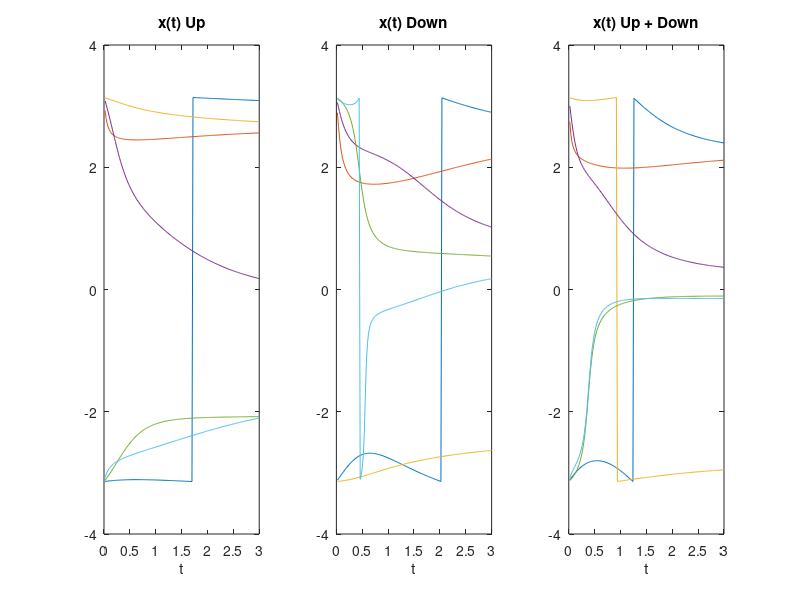

MATLAB code for this plot:
% Triangle 1->2, 2->3, 3->1 and 1->2->3
clear

%%% B1
% edges {1, 2}, {1, 3}, {2, 3}
B1 = [-1   -1   0 ; 
       1  0   -1 ; 
       0   1   1 ];

%%% B2
B2 = [ 1 ;
       -1 ;
       1 ];

%% Undirected Version

% Hodge Laplacian
L0u = B1 * B1'; % 0-up Laplacian
L1d = B1' * B1; % 1-up Laplacian, n_edge*n_edge matrix
L1u = B2 * B2'; % 1-up Laplacian, n_edge*n_edge matrix
L2d = B2' * B2; % 2-down Laplacian, n_triangle*n_triangle matrix
%x0 = [1;0;0]
x0 = randn(6,1);

% The undirected infered adjacency matrix
A0u = diag(diag(L0u)) - L0u; % this is the same as the standard adjacency matrix for standard graph
D1u = diag(diag(L1u));
A1u = D1u - L1u; % infered adjacency between edges
D1d = diag(diag(L1d));
A1d = D1d - L1d; % infered adjacency between edges
i1 = 1*i;

% Triangle 1->2, 2->3, 3->1 and 1->2->3
x_grid = (2*pi/100) * linspace(1,100);


delta=3*pi/4;

Lup(1,:)=[1, 0,                  0, i1*exp(-i1*delta),   0, exp(i1*delta)];
Lup(2,:)=[0, 1,                  -i1*exp(-i1*delta), 0,    exp(i1*delta), 0];

Lup(3,:)=[0, i1*exp(i1*delta),  1,0,                     -exp(-i1*delta), 0];
Lup(4,:)=[-i1*exp(i1*delta), 0,   0,1,                     0, exp(-i1*delta)];

Lup(5,:)=[0, exp(-i1*delta),     -exp(i1*delta), 0,       1,0];
Lup(6,:)=[exp(-i1*delta), 0,     0, exp(i1*delta),        0,1];


Ldown(1,:)=[2,0,               0,-i1,   -exp(i1*delta), 0];
Ldown(2,:)=[0,2,               i1,0,    0, -exp(i1*delta)];

Ldown(3,:)=[0,-i1,             2,0,     1,0];
Ldown(4,:)=[i1,0,              0,2,     0,-1];

Ldown(5,:)=[-exp(-i1*delta),0,   1,0,     2,0];
Ldown(6,:)=[0,-exp(-i1*delta),   0,-1,     0,2];

   
   
lambda_up=max(0, sort(eig((Lup))));
lambda_down=sort(eig((Ldown)));
[Uu, Du] = eig(Lup);
[Ud, Dd] = eig(Ldown);
[UL, DL] = eig(Lup + Ldown);


max_step = 150; steps =  1:max_step; step_size = 1/50;
time_step = steps*step_size;
xtu = zeros(6, max_step); xtd = zeros(6, max_step); xtl = zeros(6, max_step); 
 
    for k = steps
        t = k*step_size;
        
        decay_vector = exp(-t*max(diag(Du), 0)).*(Uu'*x0);
        xtu(:, k) = Uu*decay_vector;
        
        decay_vector = exp(-t*max(diag(Dd), 0)).*(Ud'*x0);
        xtd(:, k) = Ud*decay_vector;
        
        decay_vector = exp(-t*max(diag(DL), 0)).*(UL'*x0);
        xtl(:, k) = UL*decay_vector;
        
    end


%end

figure
subplot(1,3,1);
plot(time_step, angle(xtu(1,:)))
hold on 
plot(time_step, angle(xtu(2,:)))
plot(time_step, angle(xtu(3,:)))
plot(time_step, angle(xtu(4,:)))
plot(time_step, angle(xtu(5,:)))
plot(time_step, angle(xtu(6,:)))
hold off
title('x(t) Up');
xlabel('t')


subplot(1,3,2);
plot(time_step, angle(xtd(1,:)))
hold on 
plot(time_step, angle(xtd(2,:)))
plot(time_step, angle(xtd(3, :)))
plot(time_step, angle(xtd(4,:)))
plot(time_step, angle(xtd(5, :)))
plot(time_step, angle(xtd(6,:)))
hold off
title('x(t) Down');
xlabel('t')

subplot(1,3,3);
plot(time_step, angle(xtl(1,:)))
hold on 
plot(time_step, angle(xtl(2,:)))
plot(time_step, angle(xtl(3, :)))
plot(time_step, angle(xtl(4,:)))
plot(time_step, angle(xtl(5, :)))
plot(time_step, angle(xtl(6,:)))
hold off
title('x(t) Up + Down');
xlabel('t')
